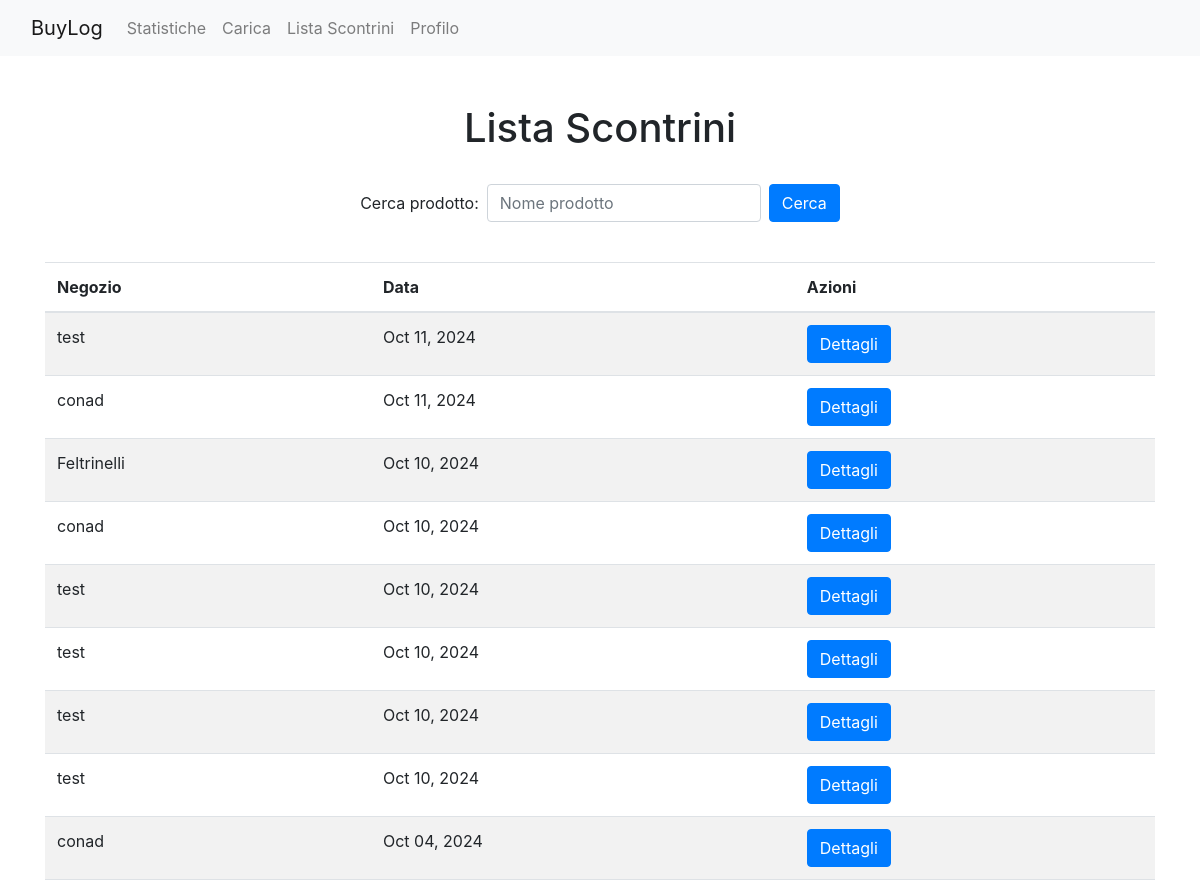
Before: /scontrini/lista/ (signed in, upper part) with the older database file.
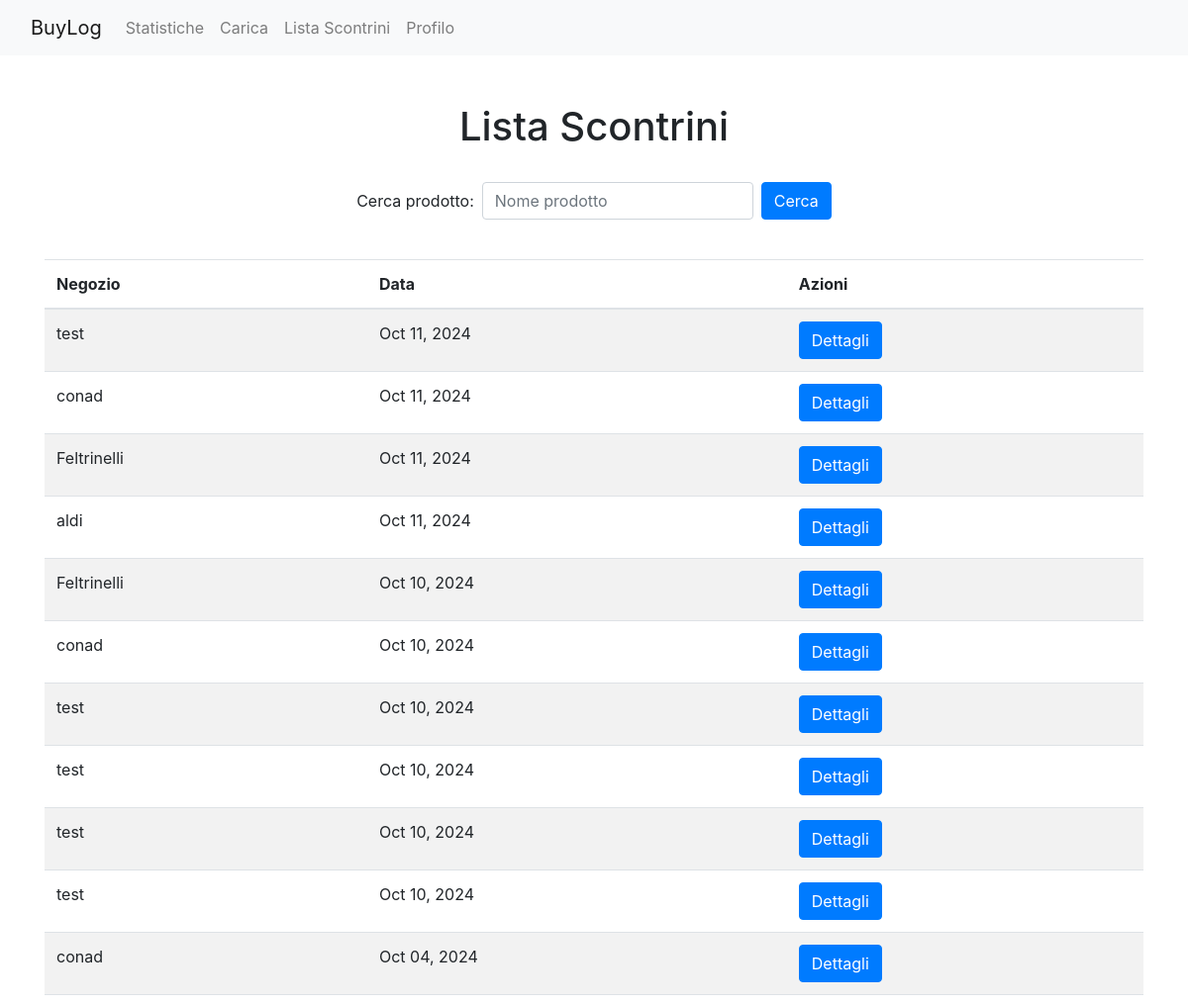
After: the same page with the newer database file.
### scontrini/models.py (models this page shows, shortened)
class Scontrino(models.Model):
    utente = models.ForeignKey(User, on_delete=models.CASCADE)
    negozio = models.ForeignKey(Negozio, on_delete=models.CASCADE)
    data = models.DateTimeField()
    totale = models.DecimalField(
        max_digits=10, decimal_places=2, default=0.00)  # Aggiungi questo campo
    class Meta:
        verbose_name_plural = 'Scontrini'

class Negozio(models.Model):
    nome = models.CharField(max_length=100)
    recensione_media = models.FloatField(null=True, blank=True)
    class Meta:
        verbose_name_plural = 'Negozi'

### scontrini/views.py (the view)
# urls.py: path('lista/', lista_scontrini, name='lista_scontrini'),
@login_required
def lista_scontrini(request):
    scontrini = Scontrino.objects.filter(utente=request.user).order_by('-data')
    return render(request, 'scontrini/lista_scontrini.html', {'scontrini': scontrini})

### scontrini/templates/scontrini/lista_scontrini.html (shortened to what this page needs)
{% extends 'scontrini/base.html' %}
{% block content %}
<div class="container mt-5">
    <center>
        <h1>Lista Scontrini</h1>
    </center>
    <br>
    <div class="d-flex justify-content-center mb-3">
        <form method="GET" action="{% url 'scontrini:ricerca_prodotto' %}" class="form-inline">
            <div class="form-group mr-2">
                <label for="cerca_prodotto" class="mr-2">Cerca prodotto:</label>
                <input type="text" id="cerca_prodotto" name="prodotto" class="form-control" placeholder="Nome prodotto">
            </div>
            <button type="submit" class="btn btn-primary">Cerca</button>
        </form>
    </div>
    <br>
    <table class="table table-striped">
        <thead>
            <tr>
                <th>Negozio</th>
                <th>Data</th>
                <th>Azioni</th>
            </tr>
        </thead>
        <tbody>
            {% for scontrino in scontrini %}
            <tr>
                <td>{{ scontrino.negozio.nome }}</td>
                <td>{{ scontrino.data|date:"M d, Y" }}</td>
                <td>
                    <a href="{% url 'scontrini:dettagli_scontrino' scontrino.id %}" class="btn btn-primary">Dettagli</a>
                </td>
            </tr>
            {% endfor %}
        </tbody>
    </table>
</div>
{% endblock %}

Changed rows visible on the page:
added Scontrino: negozio.nome "Feltrinelli", data "Oct 11, 2024"
added Scontrino: negozio.nome "aldi", data "Oct 11, 2024"
